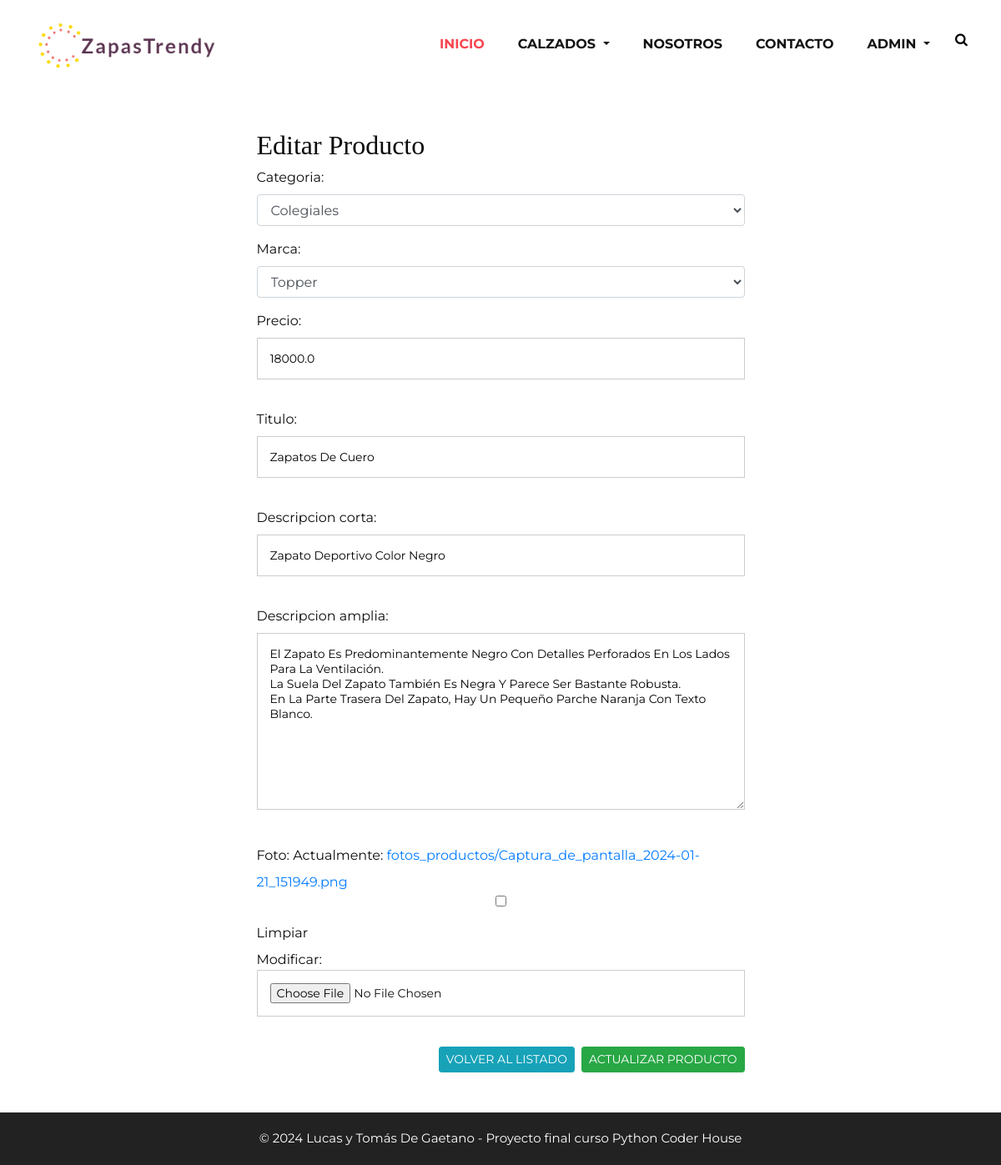
Before: /editar_producto/8/ (signed in) with the older database file.
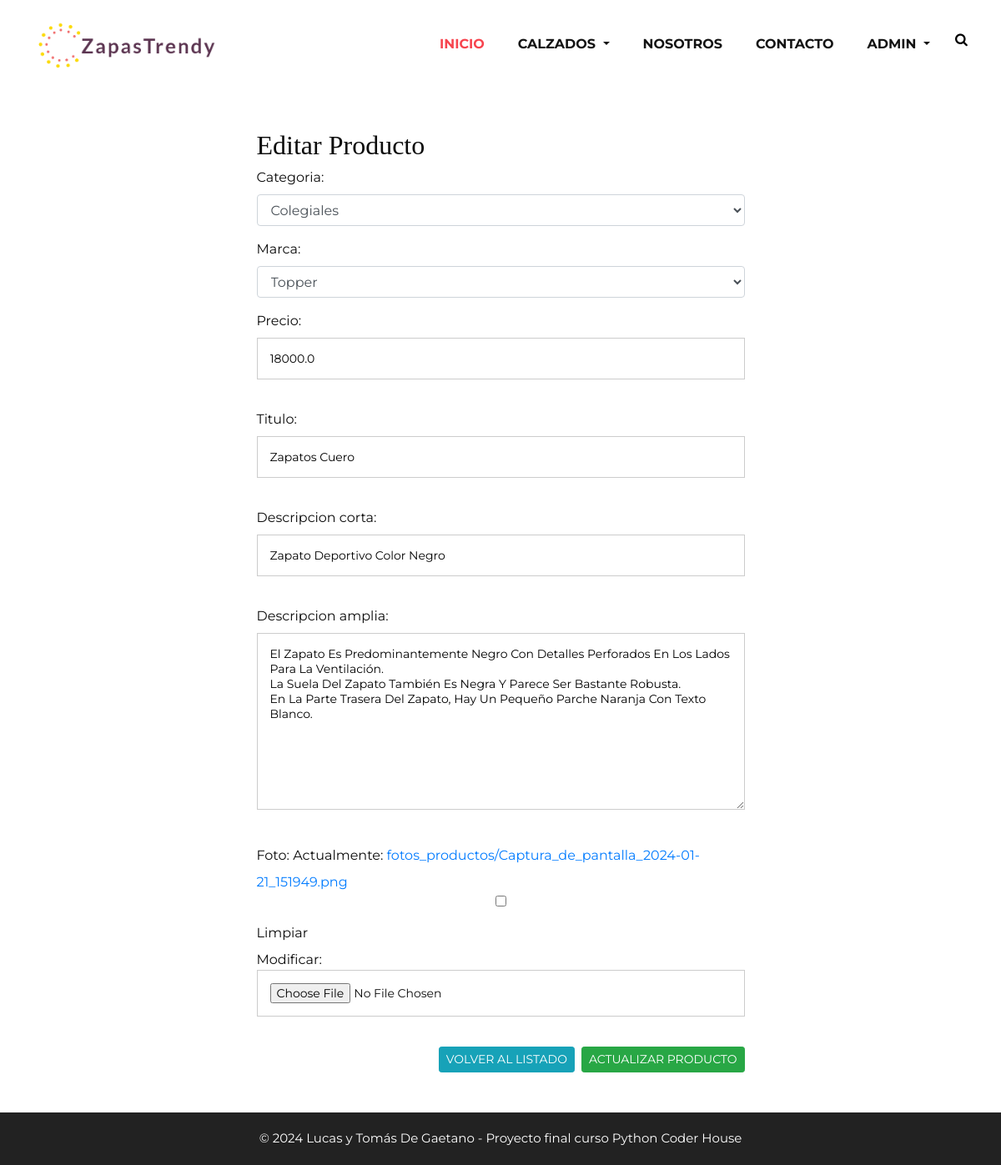
After: the same page with the newer database file.
### AppEcommerce/models.py (models this page shows)
class Productos(models.Model):
    id_producto = models.AutoField(primary_key=True)
    categoria = models.ForeignKey(ProductosCategorias, on_delete=models.CASCADE)
    marca = models.ForeignKey(ProductosMarcas, on_delete=models.CASCADE)
    precio = models.FloatField()
    titulo = models.CharField(max_length=60)
    descripcion_corta = models.CharField(max_length=60)
    descripcion_amplia = models.TextField(max_length=500)
    id_usuario = models.IntegerField()
    fecha = models.DateTimeField(auto_now_add=True)
    foto = models.ImageField(upload_to='fotos_productos/', blank=True, null=True)

### AppEcommerce/views.py (the view)
# urls.py: path('editar_producto/<int:id_producto>/', views.editar_producto, name='editar_producto'),
@login_required
def editar_producto(request, id_producto):
    producto = get_object_or_404(Productos, id_producto=id_producto)
    if request.method == 'POST':
        form = ProductosForm(request.POST, request.FILES, instance=producto)
        if form.is_valid():
            form.save()
            return redirect('listar_productos')
    else:
        form = ProductosForm(instance=producto)
    return render(request, 'AppEcommerce/editar_producto.html', {'form': form, 'producto': producto})

### AppEcommerce/forms.py (shortened to what this page needs)
class ProductosForm(forms.ModelForm):
    class Meta:
        model = Productos
        fields = '__all__'
    def __init__(self, *args, **kwargs):
            super().__init__(*args, **kwargs)
            self.fields['categoria'].widget = forms.Select(attrs={'class': 'form-control'})
            self.fields['categoria'].queryset = ProductosCategorias.objects.all()
            self.fields['marca'].widget = forms.Select(attrs={'class': 'form-control'})
            self.fields['marca'].queryset = ProductosMarcas.objects.all()
            self.fields['id_usuario'].widget = forms.HiddenInput()
            self.fields['id_usuario'].required = False

### AppEcommerce/models.py (called while the page is built)
    def __str__(self):
        return f"{self.categoria}"

    def __str__(self):
        return f" {self.marca}"

### AppEcommerce/templates/AppEcommerce/editar_producto.html (shortened to what this page needs)
{% extends "AppEcommerce/base.html" %}
{% load static %}
   {% block slider %}
    <div class="row mt-5 mb-5">
        <div class="col-sm-3"></div>
        <div class="col-sm-6">
            <h2>Editar Producto</h2>
            <form method="post" enctype="multipart/form-data">
                {{ form.as_p }}
                <div class="d-flex justify-content-end">
                    <a href="{% url 'listar_productos' %}" class="btn btn-sm btn-info mr-2">VOLVER AL LISTADO</a>
                    <button type="submit" class="btn btn-sm btn-success">ACTUALIZAR PRODUCTO</button>
                </div>
            </form>
        </div>
        <div class="col-sm-3"></div>
    </div>
    {% endblock %}

Changed rows visible on the page:
changed Productos "zapato deportivo color negro": titulo "Zapatos de cuero" → "Zapatos cuero"
